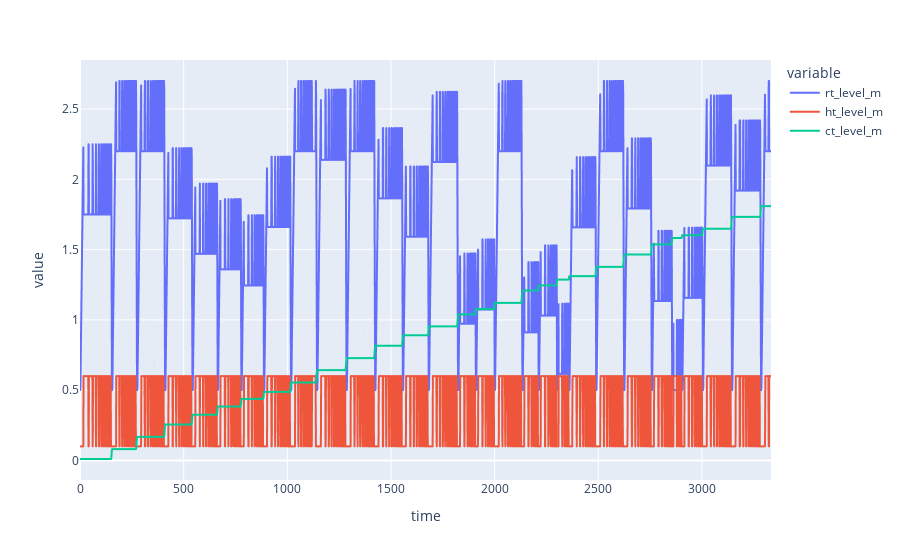

Notebook source saved alongside this figure:
### Code cell
fig = px.line(test[['rt_level_m', 'ht_level_m', 'ct_level_m']])
fig.show()

### Figure 1 — Plotly figure (JSON) as saved in the notebook; plotly's stock layout.template omitted (floating-point values rounded to 4 significant figures; data arrays with more than 128 entries replaced by an {"elided": "..."} marker saying what was removed)
{"data": [{"hovertemplate": "variable=rt_level_m<br>time=%{x}<br>value=%{y}<extra></extra>", "legendgroup": "rt_level_m", "line": {"color": "#636efa", "dash": "solid"}, "marker": {"symbol": "circle"}, "mode": "lines", "name": "rt_level_m", "showlegend": true, "type": "scattergl", "x": {"elided": "3334 int values"}, "xaxis": "x", "y": {"elided": "3334 float values"}, "yaxis": "y"}, {"hovertemplate": "variable=ht_level_m<br>time=%{x}<br>value=%{y}<extra></extra>", "legendgroup": "ht_level_m", "line": {"color": "#EF553B", "dash": "solid"}, "marker": {"symbol": "circle"}, "mode": "lines", "name": "ht_level_m", "showlegend": true, "type": "scattergl", "x": {"elided": "3334 int values"}, "xaxis": "x", "y": {"elided": "3334 float values"}, "yaxis": "y"}, {"hovertemplate": "variable=ct_level_m<br>time=%{x}<br>value=%{y}<extra></extra>", "legendgroup": "ct_level_m", "line": {"color": "#00cc96", "dash": "solid"}, "marker": {"symbol": "circle"}, "mode": "lines", "name": "ct_level_m", "showlegend": true, "type": "scattergl", "x": {"elided": "3334 int values"}, "xaxis": "x", "y": {"elided": "3334 float values"}, "yaxis": "y"}], "layout": {"legend": {"title": {"text": "variable"}, "tracegroupgap": 0}, "margin": {"t": 60}, "xaxis": {"anchor": "y", "domain": [0, 1], "title": {"text": "time"}}, "yaxis": {"anchor": "x", "domain": [0, 1], "title": {"text": "value"}}}}
